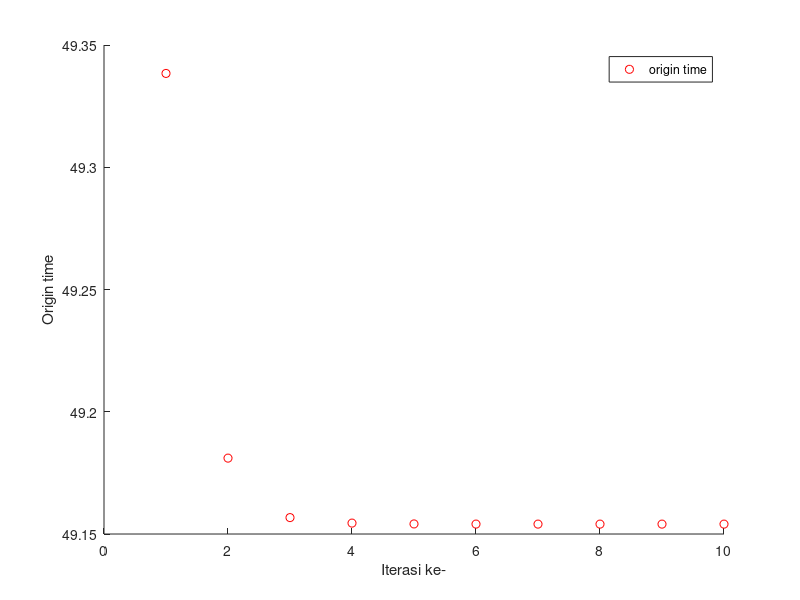

The MATLAB source for this figure:
clc
clear all

a=1:10;a=a'; %jumlah iterasi

%=============================== delta m
xo=[790055.307281783000000
789877.396296814000000
789856.111430346000000
789855.846073376000000
789855.699262554000000
789855.674171732000000
789855.669244820000000
789855.668319714000000
789855.668144826000000
789855.668111845000000];

yo=[9205053.938942810000000
9205238.361686370000000
9205275.969778000000000
9205279.175137090000000
9205279.479861380000000
9205279.520349880000000
9205279.527140850000000
9205279.528377730000000
9205279.528608850000000
9205279.528652330000000];

zo=[326.734235452000000
-64.460393023000000
-123.296660193000000
-131.514383932000000
-132.841590688000000
-133.079314169000000
-133.123503893000000
-133.131805422000000
-133.133369553000000
-133.133664491000000];

to=[49.338375518000000
49.181033262000000
49.156709665000000
49.154458411000000
49.154119072000000
49.154058935000000
49.154047763000000
49.154045665000000
49.154045270000000
49.154045196000000];

%===================================== plot data
scatter(a,to,'r'); 
legend('origin time')
xlabel('Iterasi ke-'); ylabel('Origin time')


